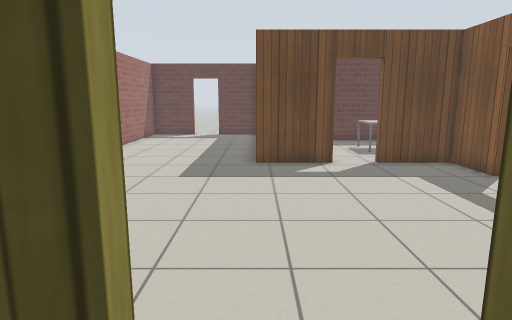
[1] (above)

20 first-person views from a walk through a robot-simulator world made for Gazebo. The camera is 1.2 m above the floor, tilts 10° down and sees 75° across. The floor is counted in squares, 0.5 m on a side. Each view is taken from the middle of a square. On the plan, view 1 faces up. The plan holds only what a view shows up to about 19 squares ahead; the rest is blank. Simple patterns stand in for the simulator's built-in surfaces.

[2]
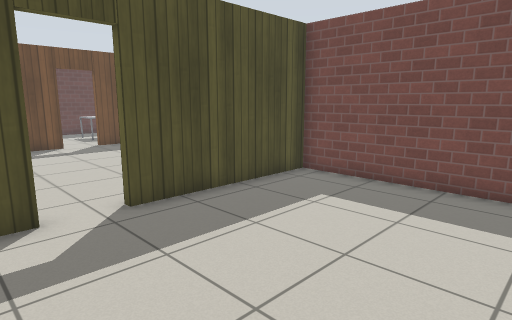

[3]
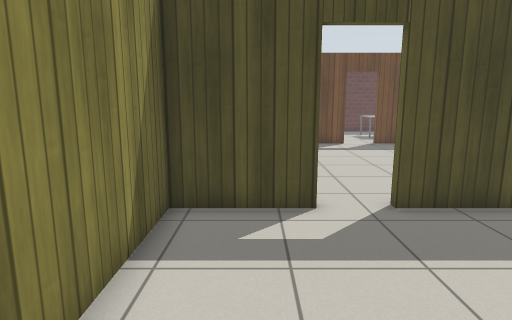

[4]
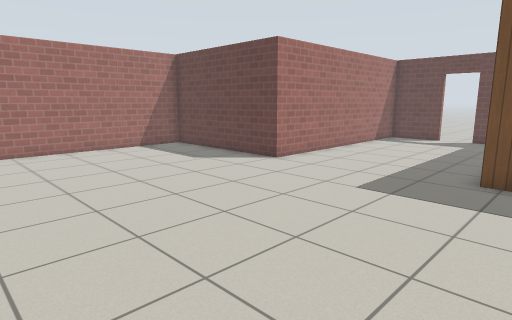

[5]
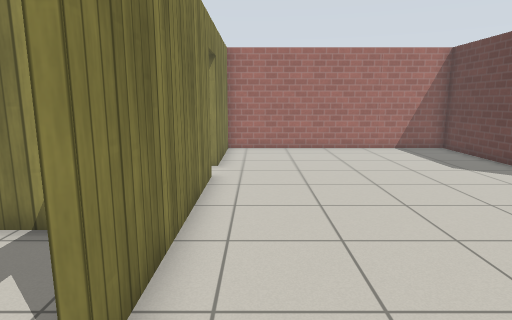

[6]
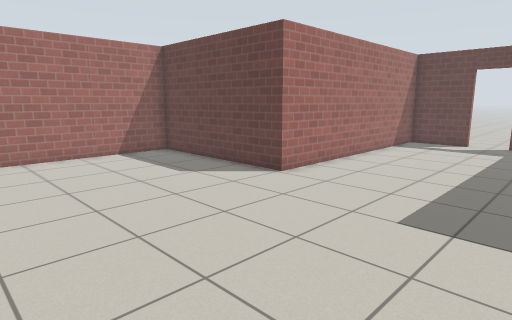

[7]
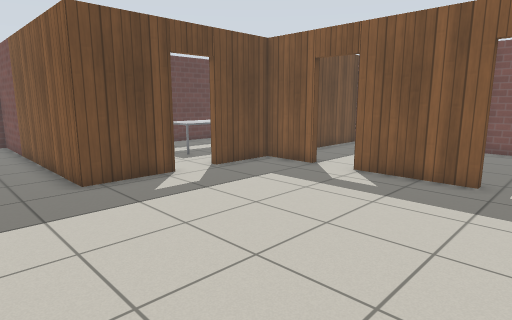

[8]
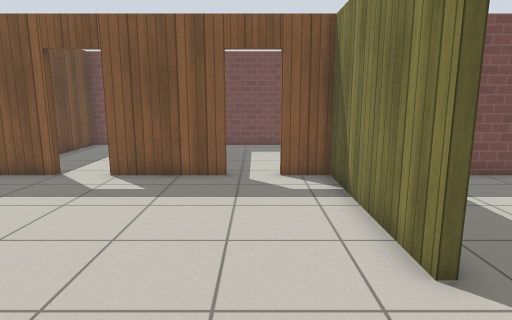

[9]
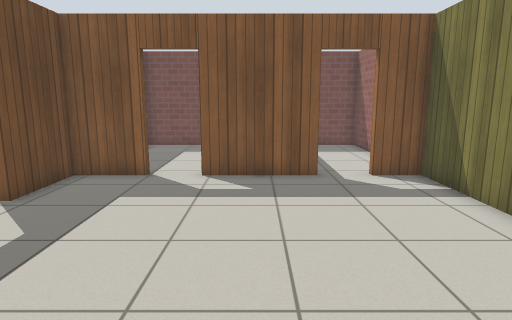

[10]
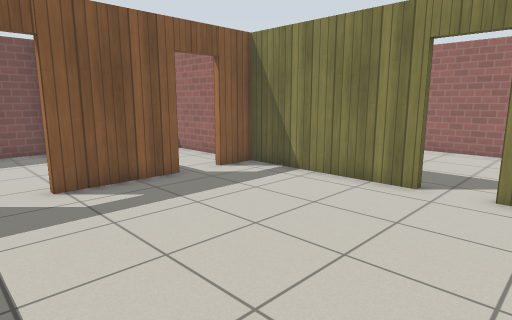

[11]
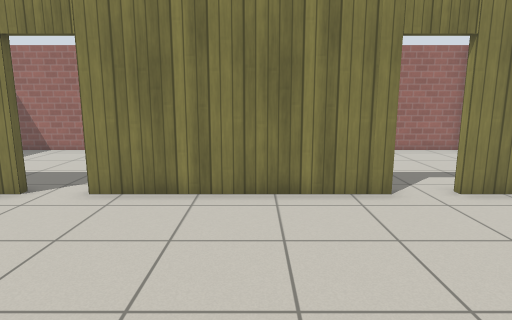

[12]
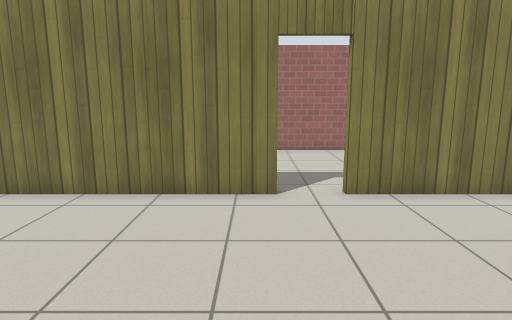

[13]
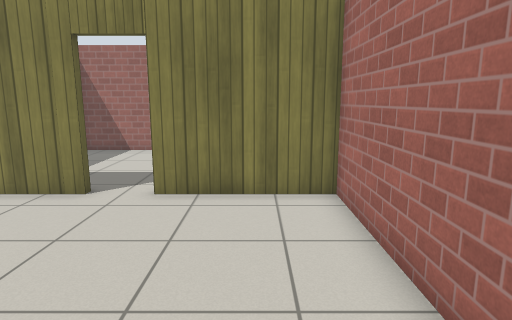

[14]
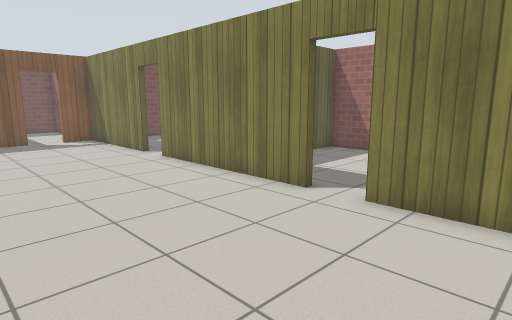

[15]
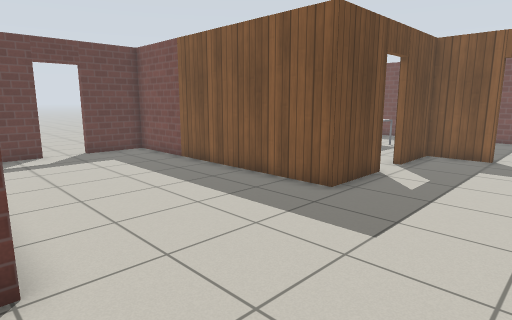

[16]
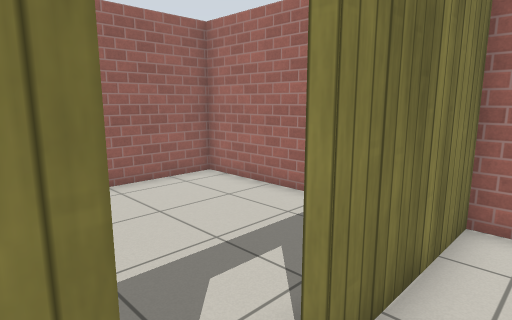

[17]
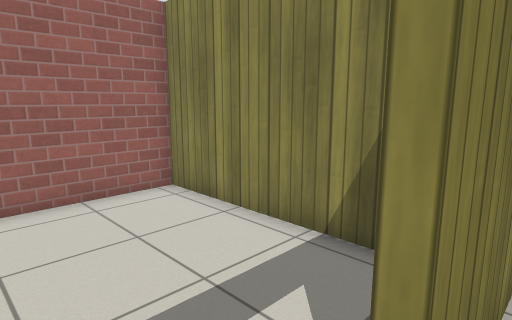

[18]
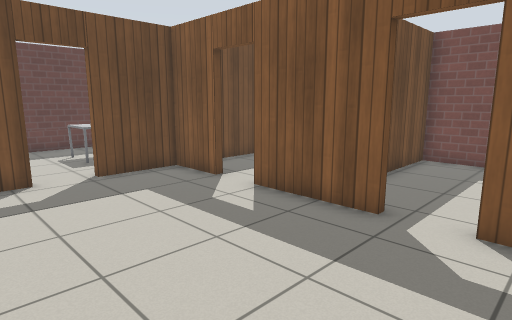

[19]
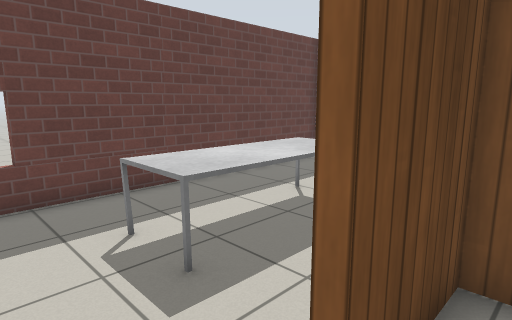

[20]
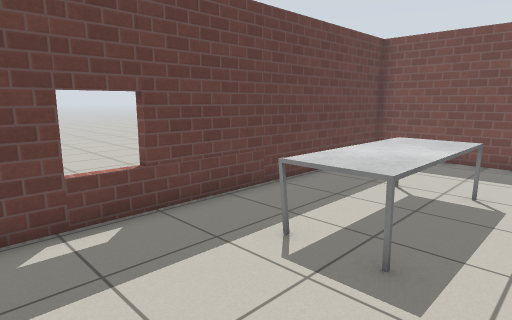

### Floor plan
Points are (right, up) in squares from view 1. A wall is a line through its corners. A room is listed if a view was taken in it or the views show most of it. See-through windows are left out.
Room 1 (views 1, 2, 3)
walls: (-0.5, 1.3) (-4, 1.3) (-4, -6.4) (6.6, -6.4); (7.7, -5) (7.7, 1.3) (1.1, 1.3)
ways out: open door at (0.3, 1.3) to room 2
Room 2 (views 4, 5, 6, 7, 8, 9, 10, 11, 12, 13, 14, 15, 16, 17, 18, 19)
walls: (3.1, 13) (0, 13) (0, 24.4) (-2.7, 24.4); (-8.6, 1.6) (-0.6, 1.6); (1.1, 1.6) (7.7, 1.6) (7.7, 3.2); (7.7, 10.6) (7.7, 13) (4.8, 13); (7.7, 5) (7.7, 8.9); (-4.4, 24.4) (-7.4, 24.4) (-7.4, 12.7) (-15.1, 12.7) (-15.1, 1.6) (-10.3, 1.6)
ways out: open door at (0.3, 1.3) to room 1; open door at (3.5, 13) to room 3; open door at (-9.5, 1.5) to room 4; open door at (8, 4.5) to room 5; open door at (8, 9.5) to room 6; open door at (-3.5, 24.5)
Room 3 (view 20)
walls: (15.4, 15.7) (15.4, 20.7) (1.6, 20.7)
ways out: open door at (3.5, 13) to room 2
objects: table (6, 16) to (10, 18)
Room 4 (no view inside)
walls: (-15.1, -2.3) (-15.1, -6.4) (-4.3, -6.4) (-4.3, -4.8)
ways out: open door at (-9.5, 1.5) to room 2
Room 5 (no view inside)
walls: (10, 1.6) (15.4, 1.6) (15.4, 6.7) (12, 6.7)
ways out: open door at (8, 4.5) to room 2
Room 6 (no view inside)
walls: (15.4, 7) (15.4, 13) (9.9, 13)
ways out: open door at (8, 9.5) to room 2

Positions as (right, up) in squares from view 1, and headings:
1: (0, 0), facing up
2: (-2, -6), facing up-right
3: (-2, -6), facing up
4: (2, 2), facing up-left
5: (2, 3), facing left
6: (0, 4), facing up-left
7: (-3, 3), facing up-right
8: (-3, 4), facing right
9: (-3, 7), facing right
10: (-2, 11), facing down-right
11: (-5, 10), facing down
12: (-8, 10), facing down
13: (-13, 10), facing down
14: (-14, 9), facing down-right
15: (-8, 8), facing up-right
16: (-8, 3), facing down-left
17: (1, 2), facing down-left
18: (1, 2), facing up-right
19: (3, 12), facing up-right
20: (1, 14), facing up-right
